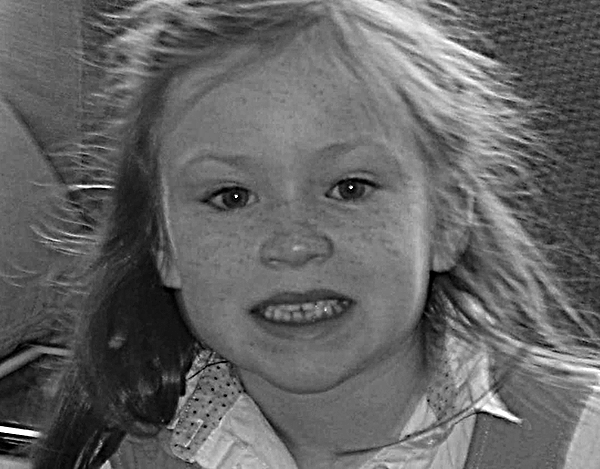
#> input picture src/method_1/src/girl.tif, 600 x 469 px
$ python image_shear.py
#> lines starting #> are read from the running program, lines starting #| are printed output that depends on the picture
"""
Author: Minh T. Nguyen
2/3/2021

Image shear function with the shearing factor
"""
import cv2 as cv
import numpy as np

# background is black
def imageShear4e(f, sv, sh):
    h, w = f.shape[:2]
    transMat = np.array([[1, sv, 0], [sh, 1, 0]])
    out_img = np.zeros(f.shape, dtype="uint8")
    for m in range(h):
        for n in range(w):
            origin_pos_x = n
            origin_pos_y = m
            origin_pos_xy = np.array([origin_pos_x, origin_pos_y, 1])

            new_pos_xy = np.dot(transMat, origin_pos_xy)
            new_pos_x = int(new_pos_xy[0])
            new_pos_y = int(new_pos_xy[1])

            if 0 < new_pos_x < w and 0 < new_pos_y < h:
                out_img[new_pos_y, new_pos_x] = f[m, n]
    return out_img


def main():
    # Read in the image of the girl
    img = cv.imread("girl.tif")
#> img is the input picture: shape (469, 600, 3); min 0, max 255, mean 99.9

    # Just show out the original
    cv.imshow("Original", img)

    # Create a shear image with black background
    out_img_sheared1 = imageShear4e(img, 0.5, 0)
#> after the loop in imageShear4e, `for m in range(h):`:
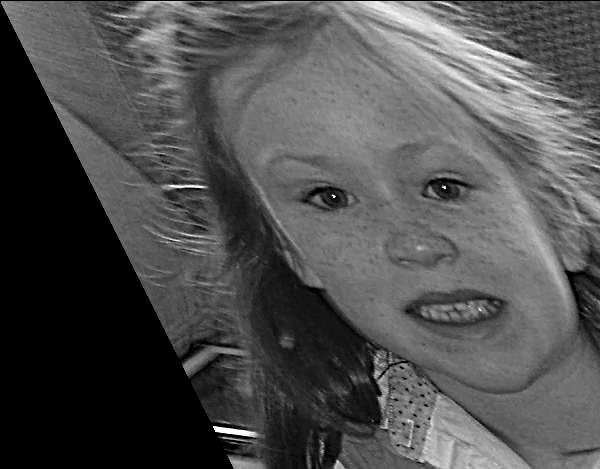
#> out_img: shape (469, 600, 3); min 0, max 255, mean 78.8
    cv.imshow("Shear Image (sv, sh) = (0.5, 0)", out_img_sheared1)

    # Create a shear image with black background
    out_img_sheared2 = imageShear4e(img, 0, -0.75)
#> call 2 of imageShear4e, with sv = 0, sh = -0.75
#> after the loop in imageShear4e (call 2), `for m in range(h):`:
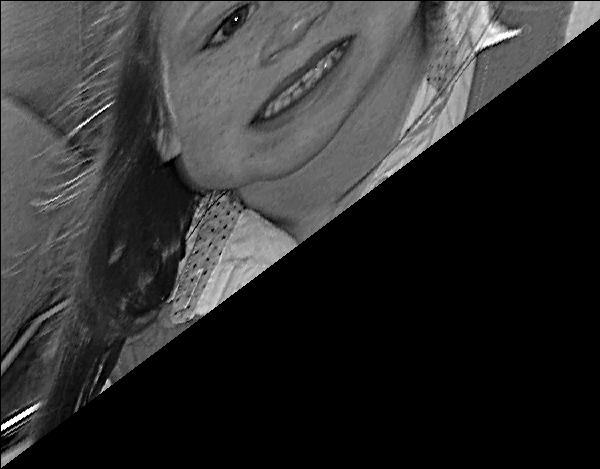
#> out_img: shape (469, 600, 3); min 0, max 255, mean 46.5
    cv.imshow("Shear Image (sv, sh) = (0, -0.75)", out_img_sheared2)

    # Create a shear image with black background
    out_img_sheared3 = imageShear4e(img, 0.5, -0.75)
#> call 3 of imageShear4e, with sv = 0.5, sh = -0.75
#> after the loop in imageShear4e (call 3), `for m in range(h):`:
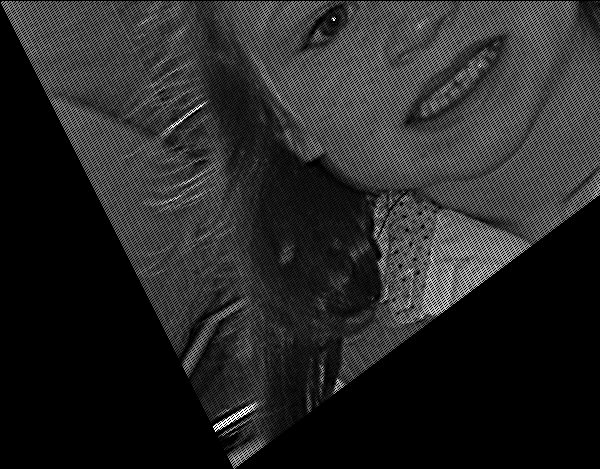
#> out_img: shape (469, 600, 3); min 0, max 255, mean 38.6
    cv.imshow("Shear Image (sv, sh) = (0.5, -0.75)", out_img_sheared3)

    cv.waitKey(0)


if __name__ == "__main__":
    main()
